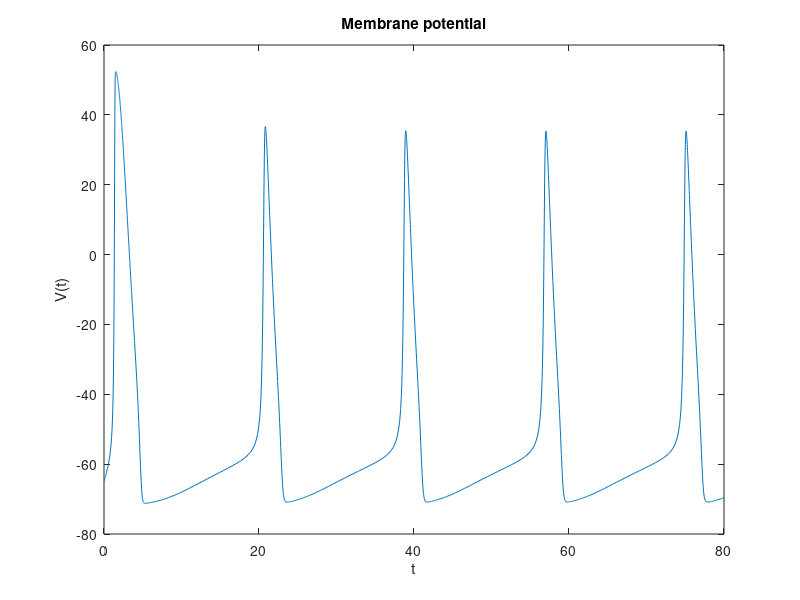
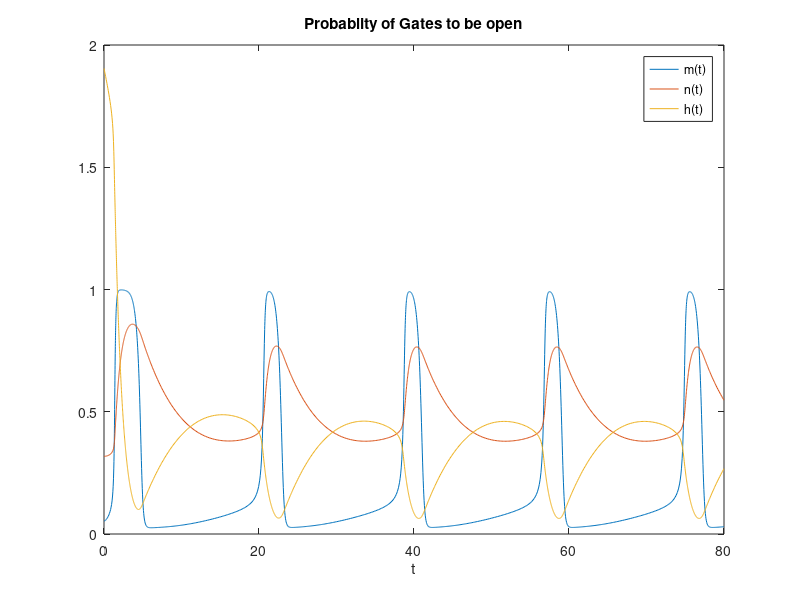

The MATLAB source for these figures, in order:

global EK ENa EL gbarK gbarNa gbarL C;
C = 1;    %Capacitance of membrane % MuF/cm^2
gbarNa = 120; gbarK = 36; gbarL = 0.3; %mS/cm2 %values of maximum conductances of various ions 
ENa = 55; EK = -72; EL = -58;%Equilibrium Potential%mV
%here alpha and beta are rate constants of opening and closing of gates

alphan = @(V) 0.01 * (-(55+V)) ./ (exp(-0.1*(55+V)) - 1);
betan = @(V) 0.125 * exp(-(65+V)/80);
alpham = @(V) -0.1 * (40+V) ./ (exp(-0.1*(40+V)) - 1);
betam = @(V) 4 * exp(-(65+V)/18);
alphah = @(V) 0.07 * exp(-(65+V)/20);
betah = @(V) 1 ./ (exp(-(35+V)/10) + 1);

prompt = 'Enter the value of external Steady current applied: ';
I=input(prompt)
%function with HH equations, y(1)=V,y(2)=m,y(3)=n,y(4)=h
f = @(t,y) [ (- gbarNa*y(2).^3.*y(4).*(y(1)-ENa)-gbarK*y(3).^4.*(y(1) - EK)-gbarL.*(y(1)-EL) + I)/C; ...
               alpham(y(1)).*(1-y(2))-betam(y(1)).*y(2); ...
               alphan(y(1)).*(1-y(3))-betan(y(1)).*y(3); ...
               alphah(y(1)).*(1-y(4))-betah(y(1)).*y(4) ];
 
 %initial values of alpham,betam,betan,betah,alphah and alphan at V=-65mV ie Rest potential        
alpham1 = -0.1 * (40-65) ./ (exp(-0.1*(40-65)) - 1);
betam1 =  4 * exp(-(65-65)/18);

alphah1 =  0.07 * exp(-0.05.*(65-65));
betah1 =  1 ./ (exp(-(35-65)/10) + 1);

alphan1 =  0.01 * (-(55-65)) ./ (exp(-0.1*(55-65)) - 1);
betan1 =  0.125 * exp(-(65-65)/80);

%INITIAL VALUES
minf= alpham1/(alpham1+betam1);
ninf= alphan1/(alphan1+betan1);
hinf= alpham1/(alphah1+betah1);

[T, Y] = ode45(f, [0 80], [-65 minf ninf hinf]);%solving the differential equation
%V = Y(:,1);
%m = Y(:,2);
%n = Y(:,3);
%h = Y(:,4);

%graphs for membrane potential and gating variables
figure
plot(T,Y(:,1));
xlabel('t'); ylabel('V(t)');
title(['Membrane potential']);

figure
plot(T,Y(:,2), T,Y(:,3), T, Y(:,4));
legend('m(t)', 'n(t)', 'h(t)');
xlabel('t'); 
title('Probablity of Gates to be open');

%Disclaimer: Being new to MATLAB and solving ODE from it, I used Saloni Oswal's code as reference
